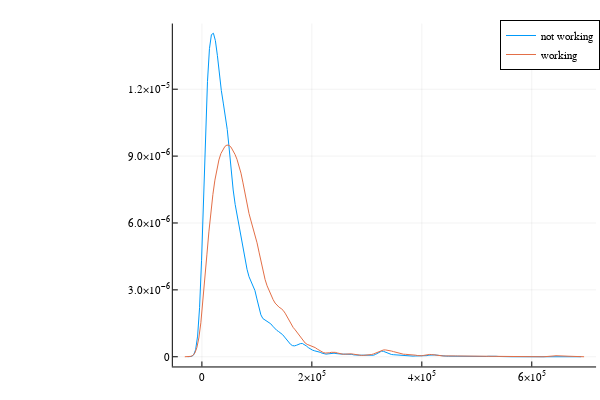

The code cell stored with this chart in its notebook:
### Markdown cell above
Look at income distribution by :FOODSTMP, :LABFORCE, :OWNERSHP, ...

### Code cell
@df dropmissing(acs, :LABFORCE, :HHINCOME) density(:HHINCOME, group=:LABFORCE, label=["not working" "working"])

### Figure 1 — Plotly figure (JSON) as saved in the notebook; plotly's stock layout.template omitted (floating-point values rounded to 4 significant figures; data arrays with more than 128 entries replaced by an {"elided": "..."} marker saying what was removed)
{"data": [{"colorbar": {"title": ""}, "legendgroup": "not working", "line": {"color": "rgba(0, 154, 250, 1.000)", "dash": "solid", "shape": "linear", "width": 1}, "mode": "lines", "name": "not working", "showlegend": true, "type": "scatter", "x": {"elided": "200 float values"}, "xaxis": "x1", "y": {"elided": "200 float values"}, "yaxis": "y1", "zmax": null, "zmin": null}, {"colorbar": {"title": ""}, "legendgroup": "working", "line": {"color": "rgba(227, 111, 71, 1.000)", "dash": "solid", "shape": "linear", "width": 1}, "mode": "lines", "name": "working", "showlegend": true, "type": "scatter", "x": {"elided": "200 float values"}, "xaxis": "x1", "y": {"elided": "200 float values"}, "yaxis": "y1", "zmax": null, "zmin": null}], "layout": {"annotations": [], "height": 400, "legend": {"bgcolor": "rgba(255, 255, 255, 1.000)", "bordercolor": "rgba(0, 0, 0, 1.000)", "borderwidth": 1, "font": {"color": "rgba(0, 0, 0, 1.000)", "family": "sans-serif", "size": 11}, "tracegroupgap": 0, "traceorder": "normal", "x": 1, "xanchor": "auto", "y": 1, "yanchor": "auto"}, "margin": {"b": 20, "l": 0, "r": 0, "t": 20}, "paper_bgcolor": "rgba(255, 255, 255, 1.000)", "plot_bgcolor": "rgba(255, 255, 255, 1.000)", "showlegend": true, "width": 600, "xaxis": {"anchor": "y1", "domain": [0.288, 0.9934], "gridcolor": "rgba(0, 0, 0, 0.100)", "gridwidth": 0.5, "linecolor": "rgba(0, 0, 0, 1.000)", "mirror": false, "range": [-52880.0, 716900.0], "showgrid": true, "showline": true, "showticklabels": true, "tickangle": 0, "tickcolor": "rgb(0, 0, 0)", "tickfont": {"color": "rgba(0, 0, 0, 1.000)", "family": "sans-serif", "size": 11}, "tickmode": "array", "ticks": "inside", "ticktext": ["0", "2×10<sup>5</sup>", "4×10<sup>5</sup>", "6×10<sup>5</sup>"], "tickvals": [0, 200000, 400000, 600000], "title": "", "titlefont": {"color": "rgba(0, 0, 0, 1.000)", "family": "sans-serif", "size": 15}, "type": "-", "visible": true, "zeroline": false, "zerolinecolor": "rgba(0, 0, 0, 1.000)"}, "yaxis": {"anchor": "x1", "domain": [0.03762, 0.9902], "gridcolor": "rgba(0, 0, 0, 0.100)", "gridwidth": 0.5, "linecolor": "rgba(0, 0, 0, 1.000)", "mirror": false, "range": [-4.353e-07, 1.495e-05], "showgrid": true, "showline": true, "showticklabels": true, "tickangle": 0, "tickcolor": "rgb(0, 0, 0)", "tickfont": {"color": "rgba(0, 0, 0, 1.000)", "family": "sans-serif", "size": 11}, "tickmode": "array", "ticks": "inside", "ticktext": ["0", "3.0×10<sup>−6</sup>", "6.0×10<sup>−6</sup>", "9.0×10<sup>−6</sup>", "1.2×10<sup>−5</sup>"], "tickvals": [0, 3e-06, 6e-06, 9e-06, 1.2e-05], "title": "", "titlefont": {"color": "rgba(0, 0, 0, 1.000)", "family": "sans-serif", "size": 15}, "type": "-", "visible": true, "zeroline": false, "zerolinecolor": "rgba(0, 0, 0, 1.000)"}}}
